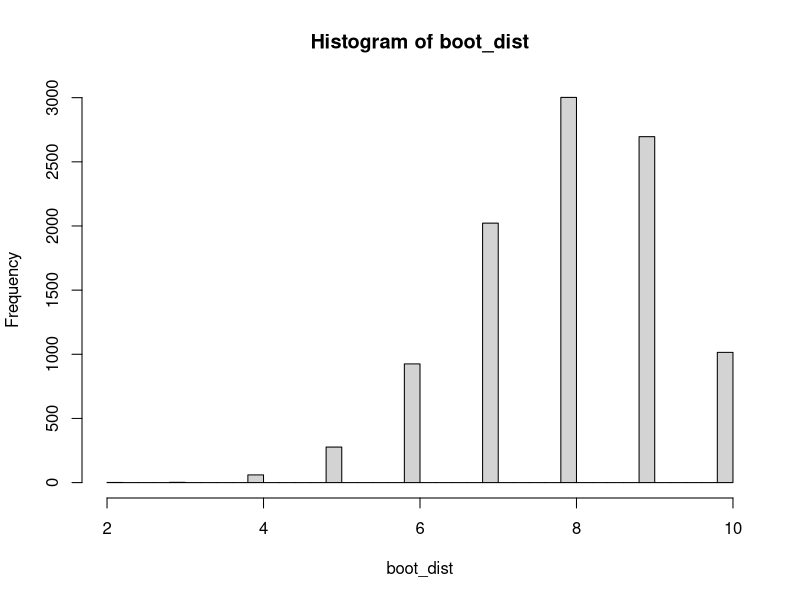
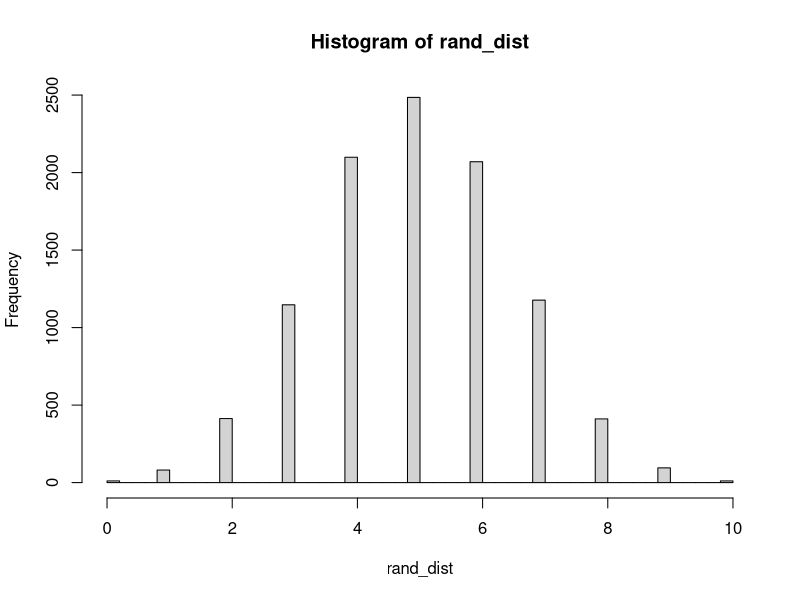

Here is the R script that generated these plots, in order:
set.seed(600); anpha <- 0.05
n <- 10; sample1 <- c(rep(1, 8), rep(0, 2))
theta_hat <- sum(sample1); theta_hat

boot_dist <- replicate(10000, sum(sample(sample1, n, replace=TRUE)))
hist(boot_dist, breaks = 40); sd(boot_dist)

(confint <- quantile(boot_dist, c(anpha/2, 1-anpha/2), names=FALSE))

sample0 <- c(rep(1, 5), rep(0, 5)); (theta_0 <- sum(sample0))

rand_dist <- replicate(10000, sum(sample(sample0, n, replace = TRUE)))
hist(rand_dist, breaks = 40); sd(rand_dist)

(pvalue <- sum(abs(rand_dist-theta_0) >= abs(theta_hat - theta_0))/length(rand_dist))

pvalue < anpha; !(confint[1] <= theta_0 && theta_0 <= confint[2])